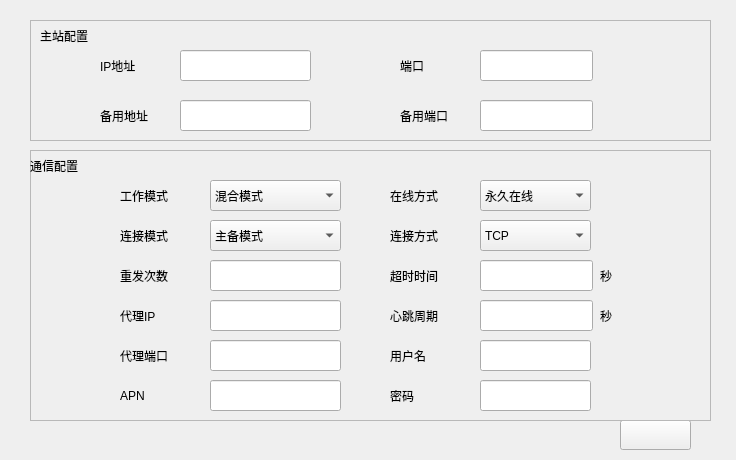
<?xml version="1.0" encoding="UTF-8"?>
<ui version="4.0">
 <class>GprsCfg</class>
 <widget class="QWidget" name="GprsCfg">
  <property name="geometry">
   <rect>
    <x>0</x>
    <y>0</y>
    <width>736</width>
    <height>460</height>
   </rect>
  </property>
  <property name="windowTitle">
   <string>Form</string>
  </property>
  <widget class="QWidget" name="widget" native="true">
   <property name="geometry">
    <rect>
     <x>0</x>
     <y>0</y>
     <width>736</width>
     <height>460</height>
    </rect>
   </property>
   <property name="styleSheet">
    <string notr="true">#widget{border-image: url(:/new/imgs/images/6_5_2.png);}</string>
   </property>
   <widget class="QPushButton" name="pushButton_save">
    <property name="geometry">
     <rect>
      <x>620</x>
      <y>420</y>
      <width>71</width>
      <height>30</height>
     </rect>
    </property>
    <property name="text">
     <string/>
    </property>
    <property name="icon">
     <iconset resource="../../imgs.qrc">
      <normaloff>:/new/imgs/images/save.png</normaloff>:/new/imgs/images/save.png</iconset>
    </property>
    <property name="iconSize">
     <size>
      <width>90</width>
      <height>30</height>
     </size>
    </property>
   </widget>
   <widget class="QFrame" name="frame">
    <property name="geometry">
     <rect>
      <x>30</x>
      <y>20</y>
      <width>681</width>
      <height>121</height>
     </rect>
    </property>
    <property name="frameShape">
     <enum>QFrame::StyledPanel</enum>
    </property>
    <property name="frameShadow">
     <enum>QFrame::Raised</enum>
    </property>
    <widget class="QLabel" name="label">
     <property name="geometry">
      <rect>
       <x>10</x>
       <y>0</y>
       <width>91</width>
       <height>31</height>
      </rect>
     </property>
     <property name="text">
      <string>主站配置</string>
     </property>
    </widget>
    <widget class="QLabel" name="label_2">
     <property name="geometry">
      <rect>
       <x>70</x>
       <y>30</y>
       <width>71</width>
       <height>31</height>
      </rect>
     </property>
     <property name="text">
      <string>IP地址</string>
     </property>
    </widget>
    <widget class="QLineEdit" name="lineEdit">
     <property name="geometry">
      <rect>
       <x>150</x>
       <y>30</y>
       <width>131</width>
       <height>31</height>
      </rect>
     </property>
    </widget>
    <widget class="QLabel" name="label_3">
     <property name="geometry">
      <rect>
       <x>70</x>
       <y>80</y>
       <width>71</width>
       <height>31</height>
      </rect>
     </property>
     <property name="text">
      <string>备用地址</string>
     </property>
    </widget>
    <widget class="QLineEdit" name="lineEdit_2">
     <property name="geometry">
      <rect>
       <x>150</x>
       <y>80</y>
       <width>131</width>
       <height>31</height>
      </rect>
     </property>
    </widget>
    <widget class="QLineEdit" name="lineEdit_3">
     <property name="geometry">
      <rect>
       <x>450</x>
       <y>80</y>
       <width>113</width>
       <height>31</height>
      </rect>
     </property>
    </widget>
    <widget class="QLabel" name="label_4">
     <property name="geometry">
      <rect>
       <x>370</x>
       <y>80</y>
       <width>71</width>
       <height>31</height>
      </rect>
     </property>
     <property name="text">
      <string>备用端口</string>
     </property>
    </widget>
    <widget class="QLabel" name="label_5">
     <property name="geometry">
      <rect>
       <x>370</x>
       <y>30</y>
       <width>71</width>
       <height>31</height>
      </rect>
     </property>
     <property name="text">
      <string>端口</string>
     </property>
    </widget>
    <widget class="QLineEdit" name="lineEdit_4">
     <property name="geometry">
      <rect>
       <x>450</x>
       <y>30</y>
       <width>113</width>
       <height>31</height>
      </rect>
     </property>
    </widget>
   </widget>
   <widget class="QFrame" name="frame_2">
    <property name="geometry">
     <rect>
      <x>30</x>
      <y>150</y>
      <width>681</width>
      <height>271</height>
     </rect>
    </property>
    <property name="frameShape">
     <enum>QFrame::StyledPanel</enum>
    </property>
    <property name="frameShadow">
     <enum>QFrame::Raised</enum>
    </property>
    <widget class="QLabel" name="label_6">
     <property name="geometry">
      <rect>
       <x>0</x>
       <y>0</y>
       <width>67</width>
       <height>31</height>
      </rect>
     </property>
     <property name="text">
      <string>通信配置</string>
     </property>
    </widget>
    <widget class="QLabel" name="label_7">
     <property name="geometry">
      <rect>
       <x>90</x>
       <y>30</y>
       <width>67</width>
       <height>31</height>
      </rect>
     </property>
     <property name="text">
      <string>工作模式</string>
     </property>
    </widget>
    <widget class="QComboBox" name="comboBox">
     <property name="geometry">
      <rect>
       <x>180</x>
       <y>30</y>
       <width>131</width>
       <height>31</height>
      </rect>
     </property>
     <item>
      <property name="text">
       <string>混合模式</string>
      </property>
     </item>
     <item>
      <property name="text">
       <string>客户机模式</string>
      </property>
     </item>
     <item>
      <property name="text">
       <string>服务器模式</string>
      </property>
     </item>
    </widget>
    <widget class="QComboBox" name="comboBox_4">
     <property name="geometry">
      <rect>
       <x>180</x>
       <y>70</y>
       <width>131</width>
       <height>31</height>
      </rect>
     </property>
     <item>
      <property name="text">
       <string>主备模式</string>
      </property>
     </item>
     <item>
      <property name="text">
       <string>多连接模式</string>
      </property>
     </item>
    </widget>
    <widget class="QLabel" name="label_10">
     <property name="geometry">
      <rect>
       <x>90</x>
       <y>70</y>
       <width>67</width>
       <height>31</height>
      </rect>
     </property>
     <property name="text">
      <string>连接模式</string>
     </property>
    </widget>
    <widget class="QComboBox" name="comboBox_5">
     <property name="geometry">
      <rect>
       <x>450</x>
       <y>30</y>
       <width>111</width>
       <height>31</height>
      </rect>
     </property>
     <item>
      <property name="text">
       <string>永久在线</string>
      </property>
     </item>
     <item>
      <property name="text">
       <string>被动激活</string>
      </property>
     </item>
    </widget>
    <widget class="QLabel" name="label_11">
     <property name="geometry">
      <rect>
       <x>360</x>
       <y>30</y>
       <width>67</width>
       <height>31</height>
      </rect>
     </property>
     <property name="text">
      <string>在线方式</string>
     </property>
    </widget>
    <widget class="QLineEdit" name="lineEdit_6">
     <property name="geometry">
      <rect>
       <x>180</x>
       <y>110</y>
       <width>131</width>
       <height>31</height>
      </rect>
     </property>
    </widget>
    <widget class="QLabel" name="label_9">
     <property name="geometry">
      <rect>
       <x>90</x>
       <y>110</y>
       <width>71</width>
       <height>31</height>
      </rect>
     </property>
     <property name="text">
      <string>重发次数</string>
     </property>
    </widget>
    <widget class="QLineEdit" name="lineEdit_5">
     <property name="geometry">
      <rect>
       <x>450</x>
       <y>110</y>
       <width>113</width>
       <height>31</height>
      </rect>
     </property>
    </widget>
    <widget class="QLabel" name="label_8">
     <property name="geometry">
      <rect>
       <x>360</x>
       <y>110</y>
       <width>71</width>
       <height>31</height>
      </rect>
     </property>
     <property name="text">
      <string>超时时间</string>
     </property>
    </widget>
    <widget class="QLineEdit" name="lineEdit_7">
     <property name="geometry">
      <rect>
       <x>450</x>
       <y>150</y>
       <width>113</width>
       <height>31</height>
      </rect>
     </property>
    </widget>
    <widget class="QLabel" name="label_12">
     <property name="geometry">
      <rect>
       <x>360</x>
       <y>150</y>
       <width>71</width>
       <height>31</height>
      </rect>
     </property>
     <property name="text">
      <string>心跳周期</string>
     </property>
    </widget>
    <widget class="QLabel" name="label_13">
     <property name="geometry">
      <rect>
       <x>570</x>
       <y>110</y>
       <width>31</width>
       <height>31</height>
      </rect>
     </property>
     <property name="text">
      <string>秒</string>
     </property>
    </widget>
    <widget class="QLabel" name="label_14">
     <property name="geometry">
      <rect>
       <x>90</x>
       <y>150</y>
       <width>71</width>
       <height>31</height>
      </rect>
     </property>
     <property name="text">
      <string>代理IP</string>
     </property>
    </widget>
    <widget class="QLineEdit" name="lineEdit_8">
     <property name="geometry">
      <rect>
       <x>180</x>
       <y>190</y>
       <width>131</width>
       <height>31</height>
      </rect>
     </property>
    </widget>
    <widget class="QLineEdit" name="lineEdit_9">
     <property name="geometry">
      <rect>
       <x>180</x>
       <y>150</y>
       <width>131</width>
       <height>31</height>
      </rect>
     </property>
    </widget>
    <widget class="QLabel" name="label_15">
     <property name="geometry">
      <rect>
       <x>90</x>
       <y>190</y>
       <width>71</width>
       <height>31</height>
      </rect>
     </property>
     <property name="text">
      <string>代理端口</string>
     </property>
    </widget>
    <widget class="QLabel" name="label_16">
     <property name="geometry">
      <rect>
       <x>570</x>
       <y>150</y>
       <width>31</width>
       <height>31</height>
      </rect>
     </property>
     <property name="text">
      <string>秒</string>
     </property>
    </widget>
    <widget class="QLabel" name="label_17">
     <property name="geometry">
      <rect>
       <x>360</x>
       <y>70</y>
       <width>67</width>
       <height>31</height>
      </rect>
     </property>
     <property name="text">
      <string>连接方式</string>
     </property>
    </widget>
    <widget class="QComboBox" name="comboBox_6">
     <property name="geometry">
      <rect>
       <x>450</x>
       <y>70</y>
       <width>111</width>
       <height>31</height>
      </rect>
     </property>
     <item>
      <property name="text">
       <string>TCP</string>
      </property>
     </item>
     <item>
      <property name="text">
       <string>UDP</string>
      </property>
     </item>
    </widget>
    <widget class="QLabel" name="label_30">
     <property name="geometry">
      <rect>
       <x>90</x>
       <y>230</y>
       <width>71</width>
       <height>31</height>
      </rect>
     </property>
     <property name="text">
      <string>APN</string>
     </property>
    </widget>
    <widget class="QLineEdit" name="lineEdit_15">
     <property name="geometry">
      <rect>
       <x>180</x>
       <y>230</y>
       <width>131</width>
       <height>31</height>
      </rect>
     </property>
    </widget>
    <widget class="QLineEdit" name="lineEdit_22">
     <property name="geometry">
      <rect>
       <x>450</x>
       <y>230</y>
       <width>111</width>
       <height>31</height>
      </rect>
     </property>
    </widget>
    <widget class="QLabel" name="label_44">
     <property name="geometry">
      <rect>
       <x>360</x>
       <y>230</y>
       <width>71</width>
       <height>31</height>
      </rect>
     </property>
     <property name="text">
      <string>密码</string>
     </property>
    </widget>
    <widget class="QLabel" name="label_45">
     <property name="geometry">
      <rect>
       <x>360</x>
       <y>190</y>
       <width>71</width>
       <height>31</height>
      </rect>
     </property>
     <property name="text">
      <string>用户名</string>
     </property>
    </widget>
    <widget class="QLineEdit" name="lineEdit_23">
     <property name="geometry">
      <rect>
       <x>450</x>
       <y>190</y>
       <width>111</width>
       <height>31</height>
      </rect>
     </property>
    </widget>
   </widget>
  </widget>
 </widget>
 <resources>
  <include location="../../imgs.qrc"/>
 </resources>
 <connections/>
</ui>
